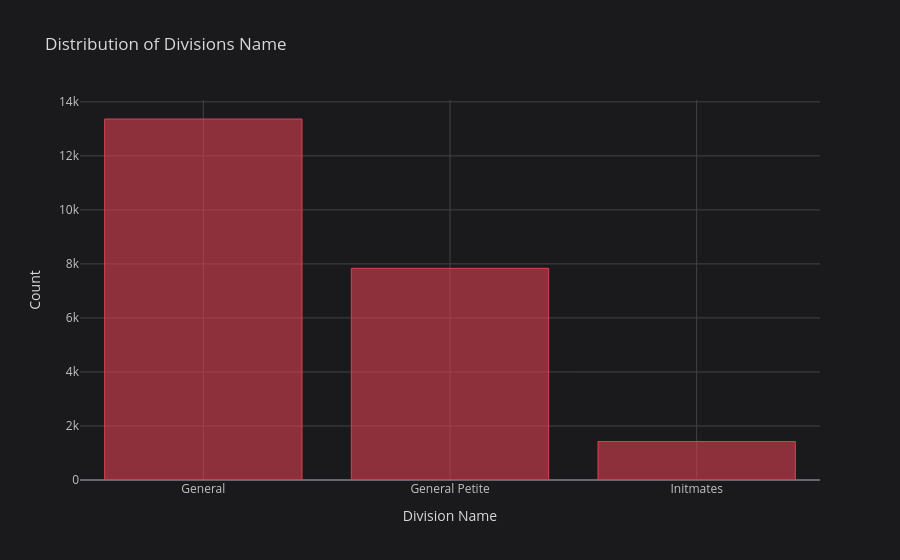

The notebook cell this image was saved under:
### Code cell
df['Division Name'].value_counts().iplot(
    kind='bar', 
    colors='red', 
    xTitle='Division Name', 
    yTitle='Count', 
    title='Distribution of Divisions Name')

### Figure 1 — Plotly figure (JSON) as saved in the notebook; plotly's stock layout.template omitted (floating-point values rounded to 4 significant figures)
{"data": [{"marker": {"color": "rgba(219, 64, 82, 0.6)", "line": {"color": "rgba(219, 64, 82, 1.0)", "width": 1}}, "name": "count", "orientation": "v", "text": "", "type": "bar", "x": ["General", "General Petite", "Initmates"], "y": [13365, 7837, 1426]}], "layout": {"legend": {"bgcolor": "#1A1A1C", "font": {"color": "#D9D9D9"}}, "paper_bgcolor": "#1A1A1C", "plot_bgcolor": "#1A1A1C", "title": {"font": {"color": "#D9D9D9"}, "text": "Distribution of Divisions Name"}, "xaxis": {"gridcolor": "#434343", "showgrid": true, "tickfont": {"color": "#C2C2C2"}, "title": {"font": {"color": "#D9D9D9"}, "text": "Division Name"}, "zerolinecolor": "#666570"}, "yaxis": {"gridcolor": "#434343", "showgrid": true, "tickfont": {"color": "#C2C2C2"}, "title": {"font": {"color": "#D9D9D9"}, "text": "Count"}, "zerolinecolor": "#666570"}}}
